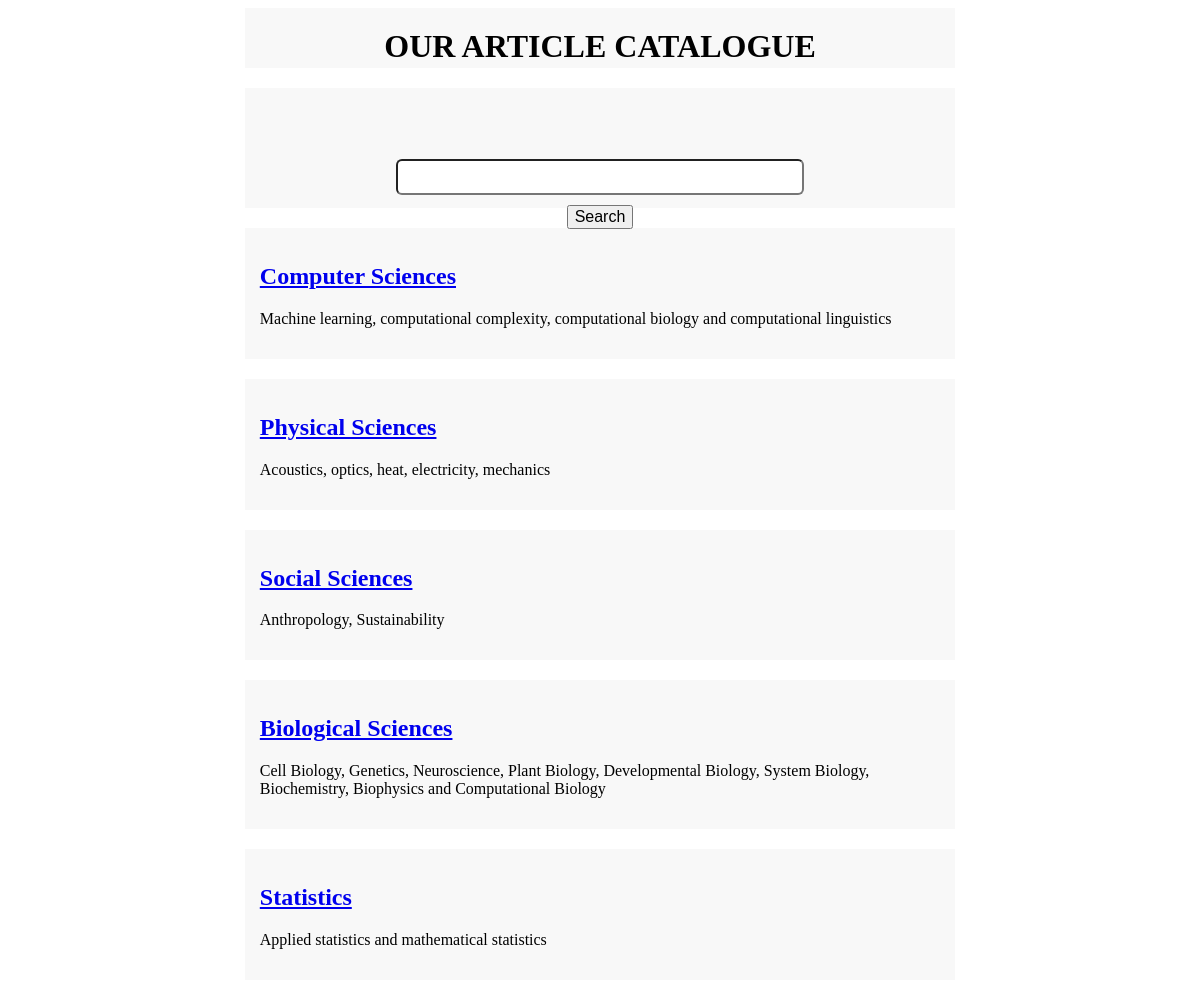
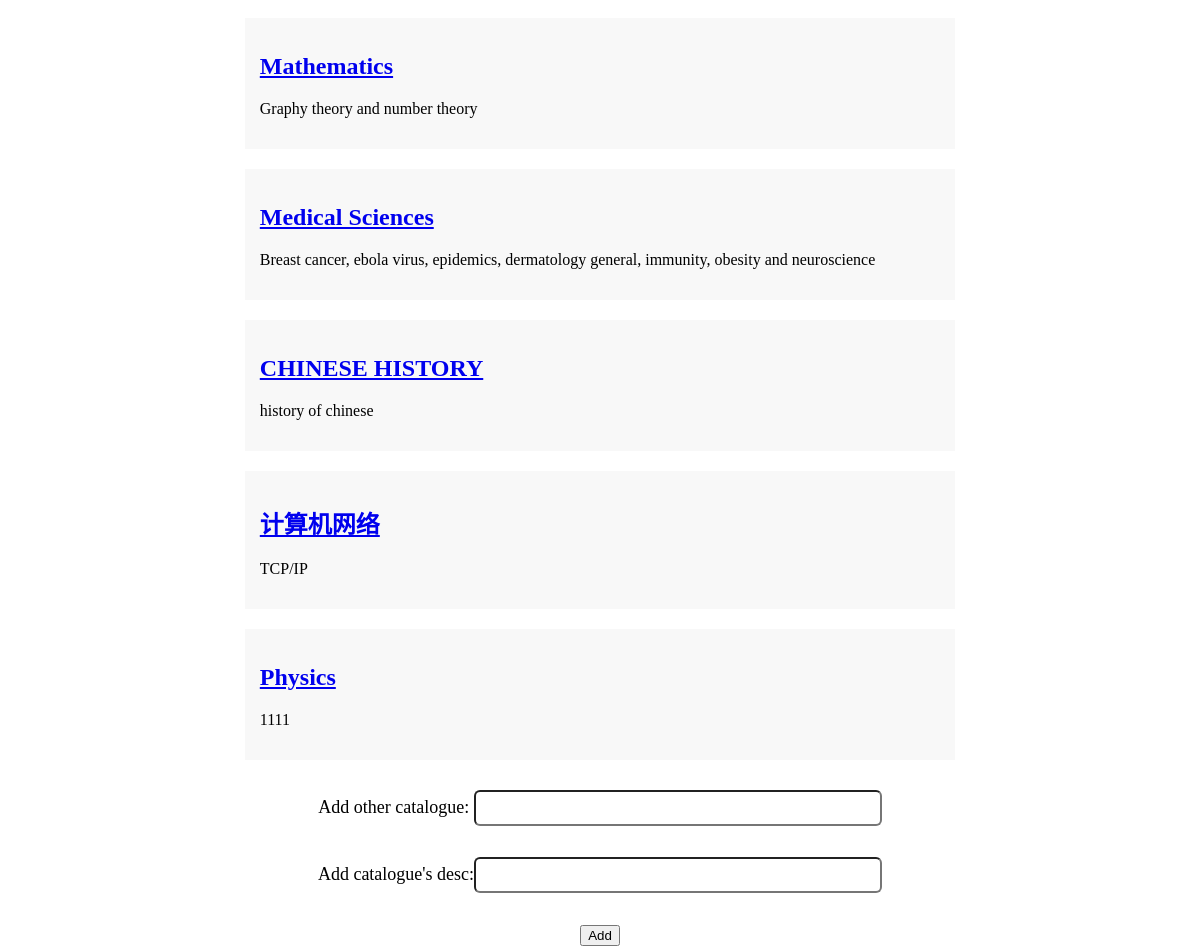
The page / on the database its author committed (2 pictures, top to bottom).
### tables this page shows
CREATE TABLE Catalogue
(
    id integer PRIMARY KEY AUTOINCREMENT NOT NULL,
    catalogue text,
    desc text
, pid integer NULL, subject text NULL);

### app.py (the view)
@app.route('/')
def catalogue():
    info = Serverdatabase.getCata()
    return render_template('index.html',info=info)

### app.py (called while the page is built)
@app.after_request
def after_request(response):
    if request.path.startswith('/'):
        id = request.path[request.path.rfind('/', 0)+1:]
        print(id)
        ip = request.remote_addr
        print(ip)
        Serverdatabase.set_count(id, ip)
    return response

@app.before_request
def before_request():
    if request.path.startswith('/publish/'):
        verify = Verify()
        verify.show()

@app.before_request
def beforeRequest():
    ip = request.remote_addr
    Serverdatabase.record_ip(ip)

### publish.py (called while the page is built)
    @staticmethod
    def getCata():
        conn = sqlite3.connect('server.sqlite3')
        c = conn.cursor()
        sql = 'select * from Catalogue'
        c.execute(sql)
        data = c.fetchall()
        conn.commit()
        c.close()
        conn.close()
        return data

    @staticmethod
    def set_count(id, ip):
        conn = sqlite3.connect('server.sqlite3')
        c = conn.cursor()
        sql = 'select * from Browse where id = \''+id+'\' and ip = \'' + ip + '\''
        c.execute(sql)
        data = c.fetchall()
        if data == []:
            c.execute('Insert into Browse(id, count, ip) values (?,?,?)',(id, 1, ip))
            conn.commit()
            c.close()
            conn.close()
        else:
            conn.commit()
            c.close()
            conn.close()

    @staticmethod
    def record_ip(ip):
        conn = sqlite3.connect('server.sqlite3')
        c = conn.cursor()
        sql = 'select * from IP where ip = \'' + ip + '\''
        c.execute(sql)
        data = c.fetchall()
        if data == []:
            c.execute("INSERT into IP(ip) values (?)", (ip,))
            conn.commit()
            c.close()
            conn.close()
        else:
            c.close()
            conn.close()

### templates/index.html (shortened to what this page needs)
<!DOCTYPE html>
<html lang="en">
<head>
</head>
<body>
<div id="head">
  <h1 id="h1">OUR ARTICLE CATALOGUE</h1>
</div>
<div id="select">
<form action="search" method="Post" align="center"><br/>
<input type="text" name="search_content" class="input">
<input type="submit" value="Search" class="lhc">
</form>
</div>
{% autoescape false %}
{% for item in info %}
    <li><a href="{{ url_for("forum",id = item[0]) }}"><h2>{{ item[1] }}</h2></a>
        <p>{{ item[2] }}</p>
    </li>
{% endfor %}
{% endautoescape %}
<form action="/add" method="post" align="center">
Add other catalogue:
<input type="text" name="catalogue" class="input"><br/><br/>
Add catalogue's desc:<input type="text" name="desc" class="input"><br/><br/>
<input type="submit" value="Add">
</form>
</body>
</html>

### rows shown on the page
Catalogue: catalogue "Computer Sciences", desc "Machine learning, computational complexity, computational biology and computational linguistics"
Catalogue: catalogue "Physical Sciences", desc "Acoustics, optics, heat, electricity, mechanics"
Catalogue: catalogue "Social Sciences", desc "Anthropology, Sustainability"
Catalogue: catalogue "Biological Sciences", desc "Cell Biology, Genetics, Neuroscience, Plant Biology, Developmental Biology, System Biology, Biochemistry, Biophysics and Computational Biology"
Catalogue: catalogue "Statistics", desc "Applied statistics and mathematical statistics"
Catalogue: catalogue "Mathematics", desc "Graphy theory and number theory"
Catalogue: catalogue "Medical Sciences", desc "Breast cancer, ebola virus, epidemics, dermatology general, immunity, obesity and neuroscience"
Catalogue: catalogue "CHINESE HISTORY", desc "history of chinese"
Catalogue: catalogue "计算机网络", desc "TCP/IP"
Catalogue: catalogue "Physics", desc "1111"
